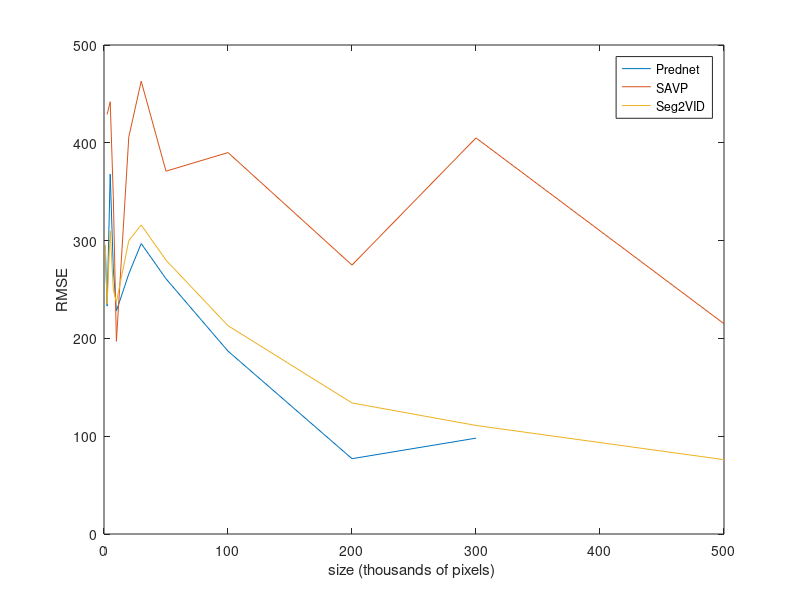

Recreate this plot in MATLAB.
hf = figure()


x = [100, 250, 500, 750, 1000, 2000, 3000, 5000, 10000, 20000, 30000]/100
y = [295, 233, 368, 271, 228, 266, 297, 261, 187, 77, 98]
plot(x,y)


xlabel("size (thousands of pixels) ")
ylabel("RMSE")
hold on



x = [250, 500, 750, 1000, 2000, 3000, 5000, 10000, 20000, 30000,50000]/100
y = [429, 442, 345, 197, 406, 463, 371, 390,275,405,215]
plot(x,y)

x = [100, 250, 500, 750, 1000, 2000, 3000, 5000, 10000, 20000, 30000,50000]/100
y = [296, 235, 310, 250, 237,300,316,280,213,134,111,76]
plot(x,y)


legend("Prednet", "SAVP", "Seg2VID")

print (hf, "plot2.pdf");
